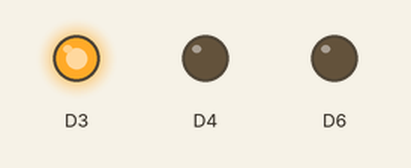
This sketch was run on a simulated ESP8266 (NodeMCU). On the bench: output pins drawn as LEDs (lit = HIGH).

Above: at 0.05 s.
At 0.8 s:
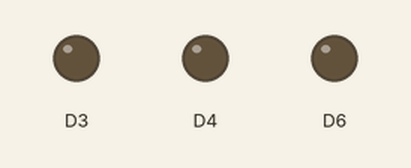
At 1.45 s:
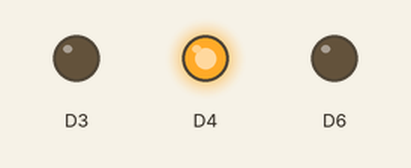
At 2.85 s:
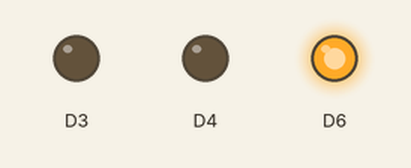
Timing chart, 0 to 3.1 s (numbered marks = the images above):
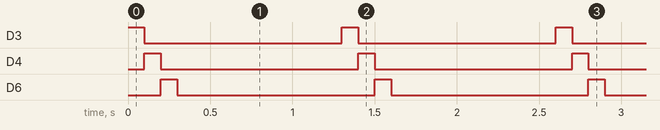

The sketch:

LedChaser.ino
```cpp
/** This is a sample code for LED chaser
Connection :
Led1 (+ve) --> D3
Led2 (+ve) --> D4
Led3 (+ve) --> D6
Led1,2,3 (-ve) --> GND
**/

void setup(){
pinMode(D3,OUTPUT);
pinMode(D4,OUTPUT);
pinMode(D6,OUTPUT);
}

void loop(){
digitalWrite(D3,HIGH);
delay(100);
digitalWrite(D3,LOW);
digitalWrite(D4,HIGH);
delay(100);
digitalWrite(D4,LOW);
digitalWrite(D6,HIGH);
delay(100);
digitalWrite(D6,LOW);
delay(1000);
}
```

Measured:
- by itself, D3, D4, D6: alternates HIGH for 0.10 s and LOW for 1.2 s
- by itself, everything shown: repeats every 1.3 s, in 3 steps
